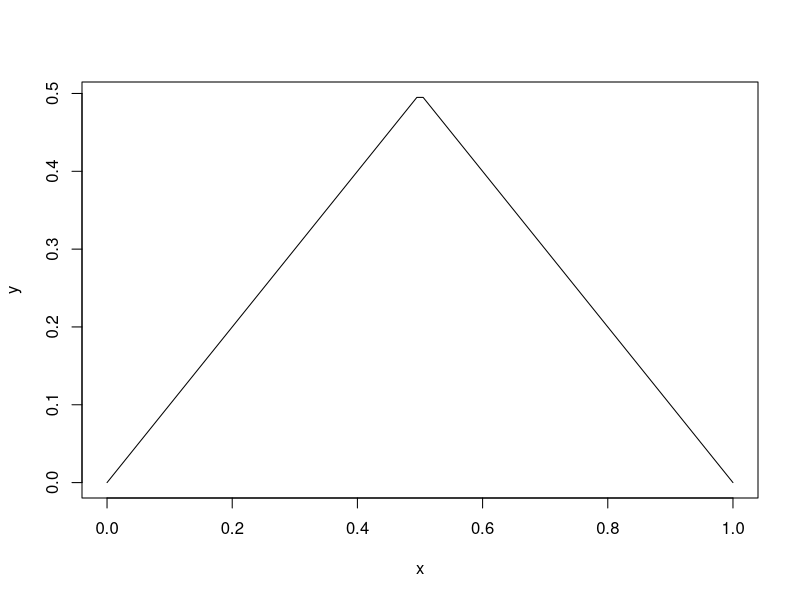
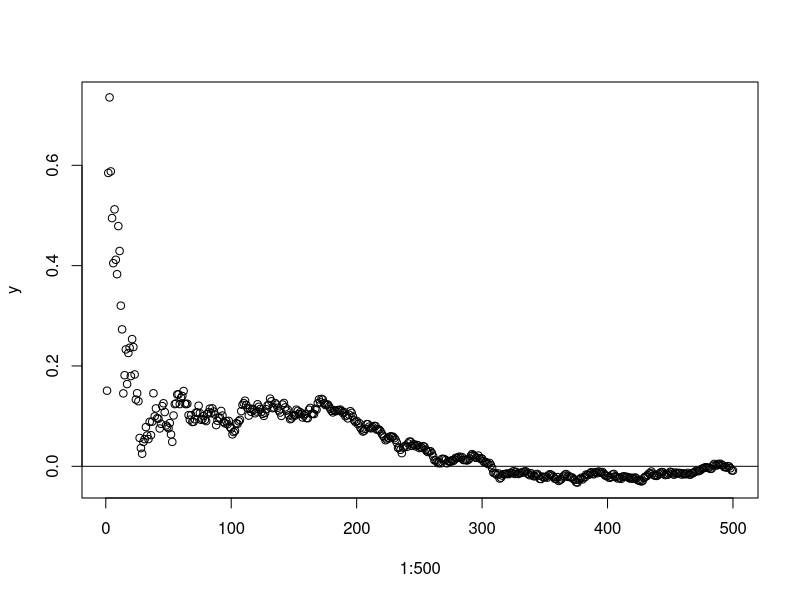
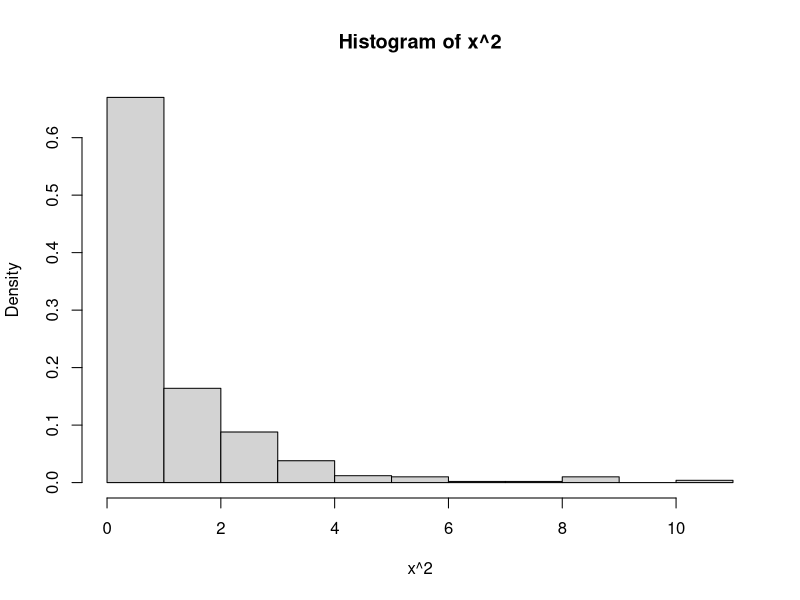
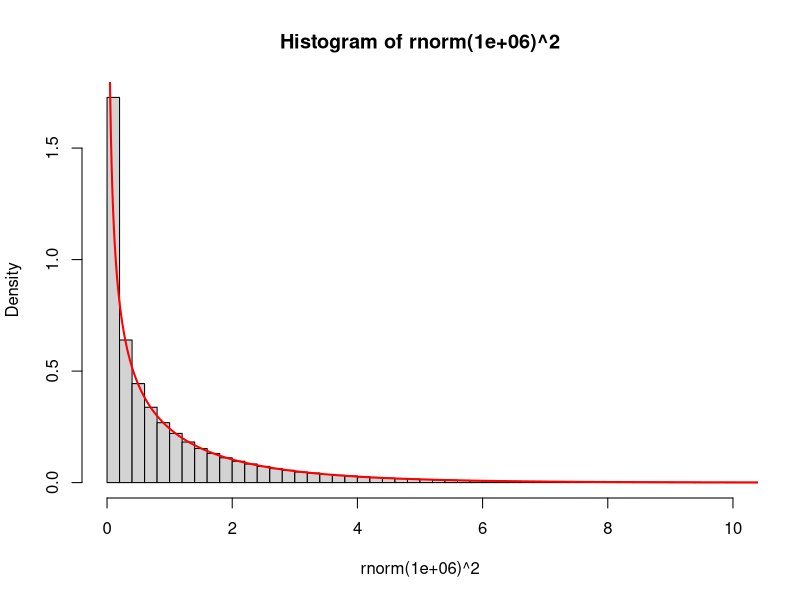

Reproduce these figures in R, in order.
##


## Homework 1

## Triangle distribution
f <- function(x, c=4){
  if(0<x & x<1/2) return(c*x)
  if(1/2<x & x<1) return(c*(1-x))
  return(0)
}
x <- seq(0,1, len=100)
y <- sapply(x, f, c=1)
plot(x,y, type='l')

## Piecewise integration: P(0<x<1)
F1 <- function(x) 4*x^2/2
F2 <- function(x) 4*x-4*x^2/2
p1 <- F1(1/2)-F1(0)
p2 <- F2(1)-F2(1/2)
p1+p2
## Integration P(.35 < x < .98)
p1 <- F1(1/2)-F1(.35)
p2 <- F2(.98)-F2(1/2)
p1+p2

## 1.2
mean(rnorm(1e5)< -5)
pnorm(-5, 0,1)

x <- rnorm(500)
y <- sapply(1:500, function(n) mean(x[1:n]))
plot(1:500, y)
abline(h=0)
hist(x^2, prob=TRUE)
mean(x^2)
mean(x)^2

## Use change of variables formulat to get the PDF of Y
fy <- function(y) dnorm(sqrt(y))/sqrt(y)
y <- seq(.001, 12, len=1000)
hist(rnorm(1e6)^2, breaks=100, prob=TRUE, xlim=c(0,10))
lines(y, fy(y), lwd=2, col='red')

